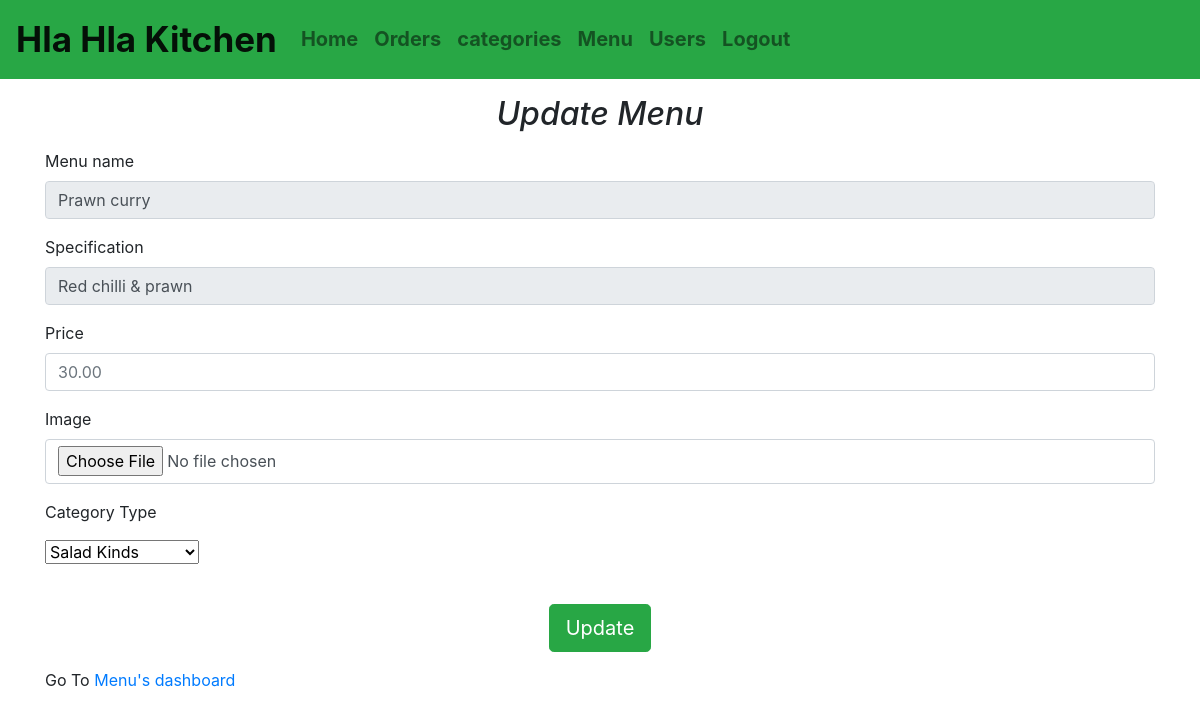
The page /admin/updatemenu.php?id=1 (signed in) on the database its author committed.
### tables this page shows
CREATE TABLE menus (
    		    menuid int(11) not null,
		    name varchar(60) not null,			
		    specification varchar(200) not null,
		    price decimal(8,2) not null,
		    image varchar(200) not null,
		    categoryid int(11) not null);

### admin/updatemenu.php (the view, shortened to what this page needs)
<?php include("database.php");
include("navbar.php");
if(isset($_SESSION['adminid'])){
    $menuid = $_GET['id'];
    $result=$mysqli->query("SELECT * FROM menus where menuid='$menuid';");
    $rows = $result->fetch_all(MYSQLI_ASSOC);
    foreach($rows as $row) {
    ?>
    <div class="container my-3">
    <h2 class="fw-bold text-center font-italic my-3 ">Update Menu</h2>
        <div class="row">
            <div class="col">
                <form method="POST" action="" enctype="multipart/form-data">
                <div class="form-floating mb-3">
                        <label for="floatingInput">Menu name</label>
                        <input type="text" readonly name="menuname" class="form-control" value="<?php echo $row['name']; ?>">
                    </div>
                    <div class="form-floating mb-3">
                        <label for="floatingInput">Specification</label>
                        <input type="text" readonly name="specification"class="form-control" value="<?php echo $row['specification'] ?>">
                    </div>
                    <div class="form-floating mb-3">
                        <label for="floatingInput">Price</label>
                        <input type="text" name="price"class="form-control" placeholder="<?php echo $row['price'] ?>">
                    </div>
                    <div class="form-floating mb-3">
                        <label for="floatingInput">Image</label>
                        <input type="file" name="image"class="form-control wrapper">
                    </div>
                    <div class="form-floating mb-3">
                        <label for="floatingInput">Category Type</label><br>
                        <select name="categorytype" class="form-select form-select-lg my-2">
                        <?php
                            $cresult=$mysqli->query("SELECT * FROM categories");
                            while($crow = mysqli_fetch_assoc($cresult)) {
                         ?>
                        <option value="<?php echo $crow['categoryid'] ?>"><?php echo $crow['name'] ?></option>
                        <?php }?>
                        </select>
                    </div>
                    <div class="text-center">
                    <input class="my-3 btn btn-success btn-lg"type="submit" name="update" value="Update">
                    </div>
                    <p>Go To <a href="menus.php">Menu's dashboard</a></p>
                </form>
            </div>
        </div>
    </div>
    <?php
    }
}
else{
    header("login.php");
}
?>

### main.css (style rules this page uses)
body { font-family: 'Lato', sans-serif; }

### admin/updatemenu.php (style rules this page uses)
.wrapper { height: 45px; }

### rows shown on the page
menus: menuname "Prawn curry", specification "Red chilli & prawn", price "30.00"

### other values the page prints
form field categorytype "Salad Kinds"
